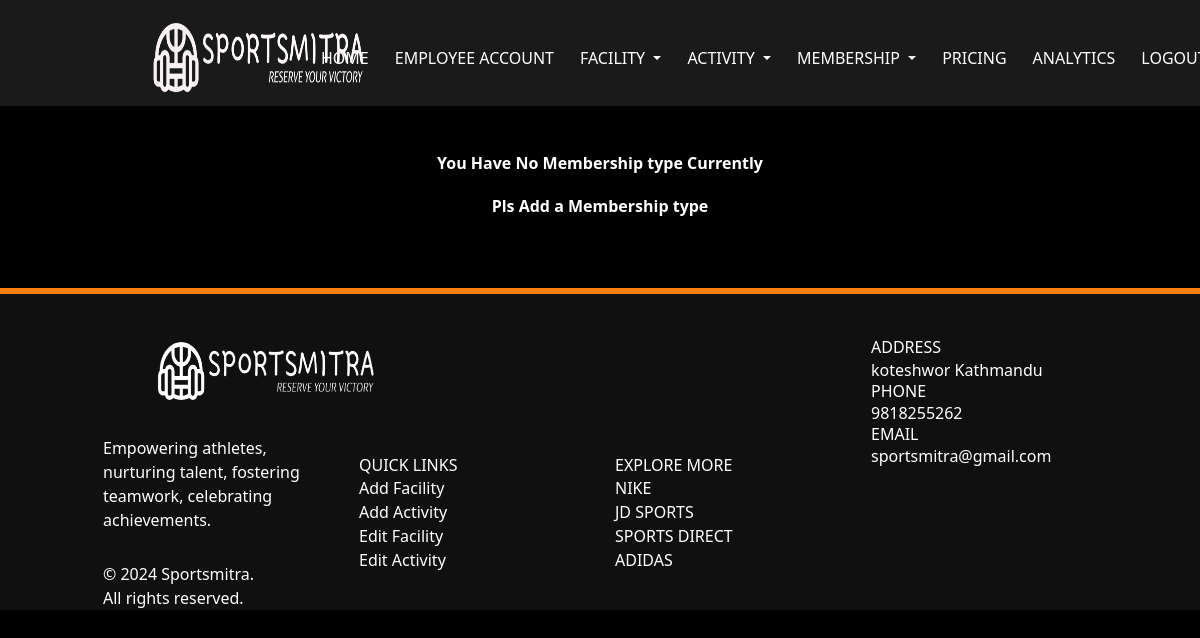
The page /mgr_edit_membership on the database as committed earlier.
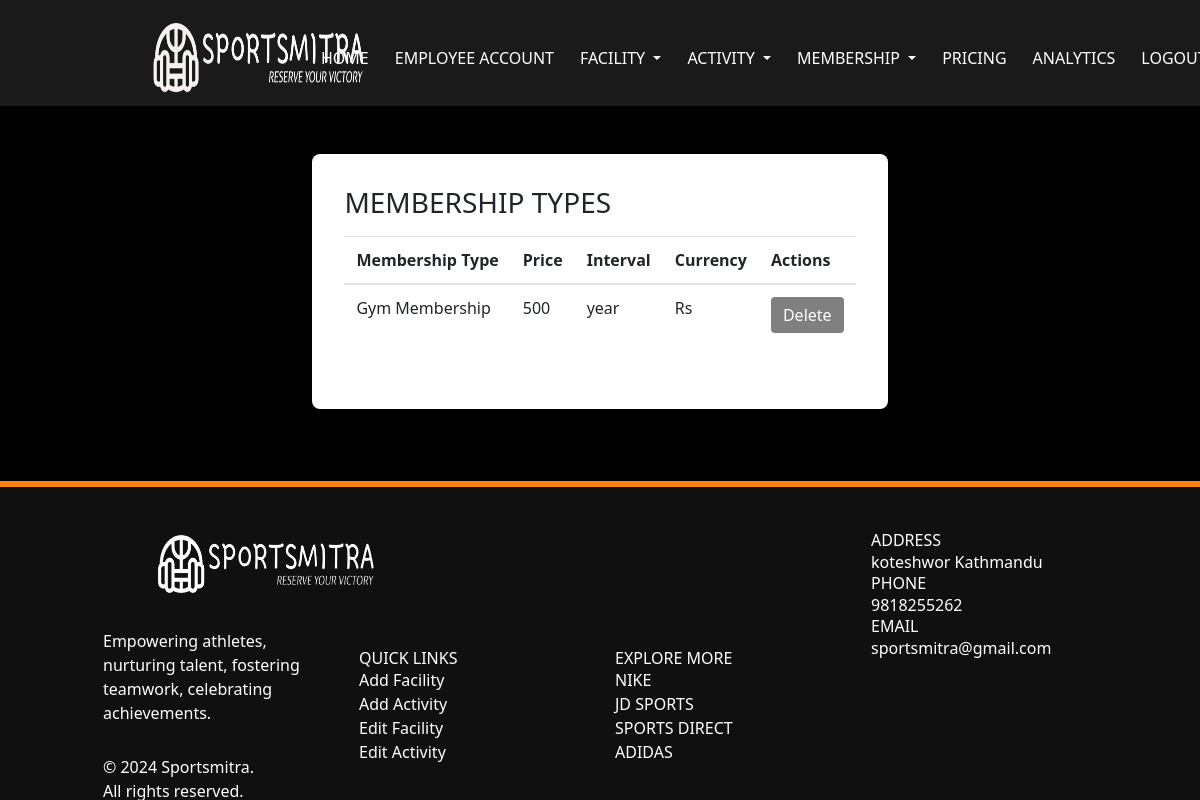
The same page on the database as committed later.
### app/models.py (models this page shows, shortened)
class Membership(db.Model):
    id = db.Column(db.Integer, primary_key=True)
    name = db.Column(db.String(500), index=True)
    price = db.Column(db.Float)
    interval = db.Column(db.String(50))
    currency = db.Column(db.String(50))

### app/views.py (the view)
@app.route('/mgr_edit_membership')
def view_memberships():
    memberships = Membership.query.all()
    return render_template('view_memtype.html', memberships=memberships)

### app/templates/view_memtype.html (shortened to what the changed rows need)
<html>
    <head>
    <link href="../static/css/animate.css" rel="stylesheet">
    <link rel="stylesheet" href="../static/css/bootstrap.min.css" type="text/css">
    <link rel="stylesheet" type="text/css" href="../static/css/style.css">
    <link rel="stylesheet" href="https://cdn.jsdelivr.net/npm/tailwindcss@latest/dist/tailwind.min.css">
    </head>
    <body>
    <br>
    <br>
         {% if memberships
        %}
        <div class="w-full flex items-center justify-center px-4">
          <div class="max-w-screen-xl">
            <div class="bg-white p-8 rounded-lg shadow-lg">
              <b><h1 class="h3 mb-3 font-weight-normal">MEMBERSHIP TYPES</h1></b>
              <div class="table-responsive">
                <table class="table table-hover w-full">
                  <thead>
                    <tr>
                        <th>Membership Type</th>
                        <th>Price</th>
                        <th>Interval</th>
                        <th>Currency</th>
                        <th>Actions</th>
                    </tr>
                  </thead>
                  <tbody>
                    {% for membership_type in memberships %}
                    <tr>
                        <td>{{ membership_type.name }}</td>
                        <td>{{ '%d' | format(membership_type.price) }}</td>
                        <td>{{ membership_type.interval }}</td>
                        <td>{{ membership_type.currency }}</td>
                        <td>
                          <form id="deleteForm" action="{{ url_for('delete_membership', membership_id=membership_type.id) }}" method="POST">
                            <button type="button" class="btn btn-custom" id="deleteButton">
                              Delete
                            </button>
                          </form>
                        </td>
                    </tr>
                    {% endfor %}
                  </tbody>
                </table>
              </div>
            </div>
          </div>
        </div>
        {% else %}
        <b
          ><h1 align="center" class="custom-text">
            You Have No Membership type Currently
          </h1></b
        ><br />
        <b
          ><h1 align="center" class="custom-text">
            Pls Add a Membership type
          </h1></b
        >
        {% endif %}
  <br>
  <br>
  <br>
  </body>
</html>

Rows that differ between the two databases and show on the page:
added Membership: name "Gym Membership", price "500", interval "year", currency "Rs"
Other text that changed with them:
text no longer shown: "You Have No Membership type Currently Pls Add a Membership type"
text now shown: "MEMBERSHIP TYPES Membership Type Price Interval Currency Actions"
